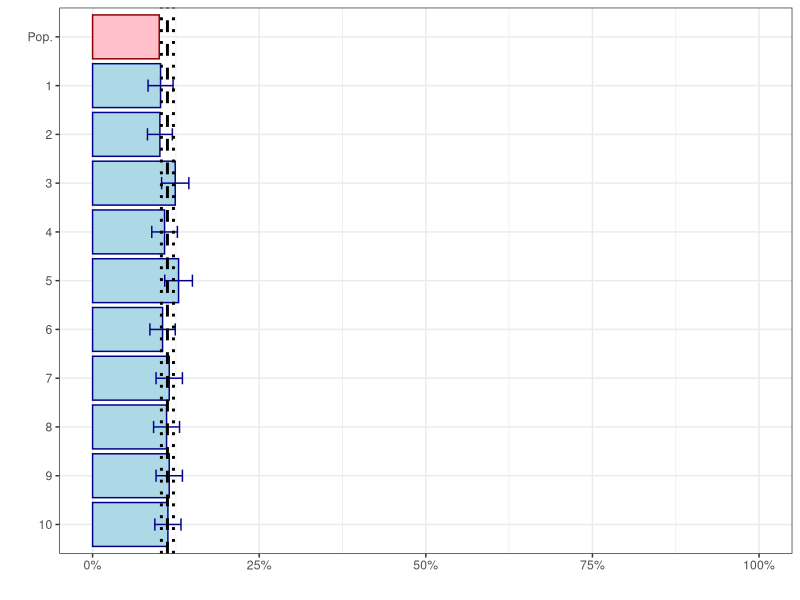

Write the R code that produced this figure.
## ---- chunk 1
knitr::opts_chunk$set(echo = FALSE)

library(dplyr)
library(purrr)
library(reshape2)
library(ggplot2)
## ---- chunk 2
population.p <- .1
population.N <- 10000

population <- c(
  rep(1, population.N * population.p), 
  rep(0, population.N * (1 - population.p)))
## ---- chunk 3
sample.size <- 1000

complement <- function(x, rho) {
  y <- rnorm(length(x))
  x.perp <- residuals(lm(y ~ x))
  rho * sd(x.perp) * x + x.perp * sd(y) * sqrt(1 - rho^2)
}

take.sample <- function(x, n, data.defect.correlation) {
  proportion.to.sample <- n / length(x)
  y <- complement(x, data.defect.correlation * 2)
  sampling.p <- ecdf(y)(y) * proportion.to.sample * 2
  sample(x, size = n, replace = FALSE, prob = sampling.p)
}

samples <- (1:10) %>%
  map_dbl(
    function(x) {
      mean(take.sample(population, sample.size, 0.15))
    }
  )
## ---- chunk 4
prop.ci <- function(p, n, conf.level) {
  conf.level <- conf.level %>% as.character
  critical.values <- c('0.90' = 1.645, '0.95' = 1.96, '0.99' = 2.575)
  if(!conf.level %in% names(critical.values)) {
    stop(paste('Acceptable confidence levels:', paste(names(critical.values), collapse = ', ')))
  }
  moe <- critical.values[conf.level] * sqrt(p * (1 - p) / n)
  tibble(Low = p - moe, High = p + moe)
}

justmid <- function(d) {
  d %>%
    summarise(
      Mid = mean(p)
    )
}

minmax <- function(d) {
  d %>%
    summarise(
      Low = min(p),
      High = max(p)
    )
}

sdrange <- function(d) {
  d %>%
    summarise(
      Low = mean(p) - sd(p),
      High = mean(p) + sd(p)
    )
}

visualise.samples <- function(
    d, include.mean = FALSE, 
    range.function = NULL,
    confint = NULL) {
  
  d <- d %>%
    mutate(
      Sample = factor(
        Sample,
        levels = c(
          'Pop.', d$Sample[d$Sample!='Pop.']) %>% rev
      ),
      Colour = ifelse(
        Sample == 'Pop.',
        'Pop.', 'Sample'
      )
    )
  
  if(include.mean) {
    d.sample.summary <- d %>%
      filter(
        Sample != 'Pop.'
      ) %>%
      summarise(Mid = mean(p)) %>%
      melt(id = NULL, variable.name = 'Statistic', value.name = 'Value')
  } else {
    d.sample.summary <- tibble(
      Statistics = character(), Value = numeric()
    )
  }

  if(!is.null(range.function)) {
    d.sample.summary <- d %>%
      filter(
        Sample != 'Pop.'
      ) %>%
      range.function %>%
      melt(id = NULL, variable.name = 'Statistic', value.name = 'Value') %>%
      rbind(
        d.sample.summary
      )
  }
  
  p <- d %>%
    ggplot(
      aes(x = Sample, y = p, colour = Colour, fill = Colour)
    ) +
    geom_col()
  
  if(!is.null(confint)) {
    p <- p +
      geom_errorbar(
        aes(
          ymin = Low,
          ymax = High
        ),
        data = tibble(d, prop.ci(d$p, d$n, confint)),
        width = 0.25
      )
  }
  
  if(nrow(d.sample.summary) > 0) {
    p <- p +
      geom_hline(
        aes(yintercept = Value, linetype = Statistic),
        linewidth = 1,
        data = d.sample.summary
      ) +
      scale_linetype_manual(
        values = c(
          Low = 'dotted', Mid = 'dashed', High = 'dotted'), guide = 'none')
  }
  
  p +
    scale_x_discrete(
      '') +
    scale_y_continuous(
      '', limits = c(0,1), labels = scales::percent) +
    scale_colour_manual(
      values = c(
        'Pop.' = 'darkred', 'Sample' = 'darkblue'), guide = 'none') +
    scale_fill_manual(
      values = c(
        'Pop.' = 'pink', 'Sample' = 'lightblue'), guide = 'none') +
    coord_flip() +
    theme_bw()
}

tibble(
  Sample = c('Pop.', 1:length(samples)), 
  n = c(NA, rep(sample.size, length(samples))),
  p = c(mean(population), samples)
  ) %>%
  visualise.samples(include.mean = TRUE, range.function = sdrange, confint = .95)
